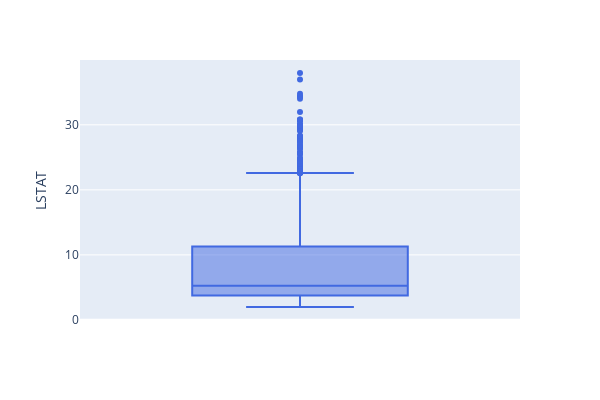

Here is the notebook cell this chart was saved with:
### Markdown cell above
**Proprietários classe baixa no bairro**

### Code cell
boxplot = px.box(df, y = "LSTAT", width=600, height=400, boxmode='overlay', color_discrete_sequence=["royalblue"])
boxplot.show()

### Figure 1 — Plotly figure (JSON) as saved in the notebook; plotly's stock layout.template omitted (floating-point values rounded to 4 significant figures; data arrays with more than 128 entries replaced by an {"elided": "..."} marker saying what was removed)
{"data": [{"alignmentgroup": "True", "hovertemplate": "LSTAT=%{y}<extra></extra>", "legendgroup": "", "marker": {"color": "royalblue"}, "name": "", "notched": false, "offsetgroup": "", "orientation": "v", "showlegend": false, "type": "box", "x0": " ", "xaxis": "x", "y": {"elided": "2340 float values"}, "y0": " ", "yaxis": "y"}], "layout": {"boxmode": "overlay", "height": 400, "legend": {"tracegroupgap": 0}, "margin": {"t": 60}, "width": 600, "xaxis": {"anchor": "y", "domain": [0, 1]}, "yaxis": {"anchor": "x", "domain": [0, 1], "title": {"text": "LSTAT"}}}}
